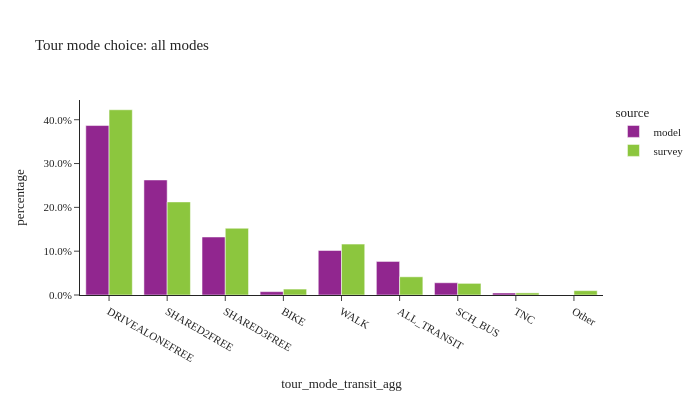

This figure's notebook cell:
### Code cell
util.plot_share_barchart(tour_data, 'tour_weight', 'tour_mode_transit_agg', title="Tour mode choice: all modes")

### Figure 1 — Plotly figure (JSON) as saved in the notebook; plotly's stock layout.template omitted (floating-point values rounded to 4 significant figures)
{"data": [{"alignmentgroup": "True", "customdata": [[1912209], [1298155], [654600], [37756], [502285], [378660], [138289], [22800]], "hovertemplate": "source=model<br>tour_mode_transit_agg=%{x}<br>percentage=%{y}<br>sample_size=%{customdata[0]}<extra></extra>", "legendgroup": "model", "marker": {"color": "#91268F", "pattern": {"shape": ""}}, "name": "model", "offsetgroup": "model", "orientation": "v", "showlegend": true, "textposition": "auto", "type": "bar", "x": ["DRIVEALONEFREE", "SHARED2FREE", "SHARED3FREE", "BIKE", "WALK", "ALL_TRANSIT", "SCH_BUS", "TNC"], "xaxis": "x", "y": [0.3867, 0.2625, 0.1324, 0.007636, 0.1016, 0.07658, 0.02797, 0.004611], "yaxis": "y"}, {"alignmentgroup": "True", "customdata": [[4130], [2030], [1154], [351], [2543], [918], [152], [66], [132]], "hovertemplate": "source=survey<br>tour_mode_transit_agg=%{x}<br>percentage=%{y}<br>sample_size=%{customdata[0]}<extra></extra>", "legendgroup": "survey", "marker": {"color": "#8CC63E", "pattern": {"shape": ""}}, "name": "survey", "offsetgroup": "survey", "orientation": "v", "showlegend": true, "textposition": "auto", "type": "bar", "x": ["DRIVEALONEFREE", "SHARED2FREE", "SHARED3FREE", "BIKE", "WALK", "ALL_TRANSIT", "SCH_BUS", "TNC", "Other"], "xaxis": "x", "y": [0.4228, 0.2124, 0.1523, 0.01354, 0.1161, 0.04152, 0.02657, 0.004806, 0.009932], "yaxis": "y"}], "layout": {"barmode": "group", "height": 400, "legend": {"title": {"text": "source"}, "tracegroupgap": 0}, "title": {"text": "Tour mode choice: all modes"}, "width": 700, "xaxis": {"anchor": "y", "domain": [0.0, 1.0], "title": {"text": "tour_mode_transit_agg"}}, "yaxis": {"anchor": "x", "domain": [0.0, 1.0], "tickformat": ".1%", "title": {"text": "percentage"}}}}
